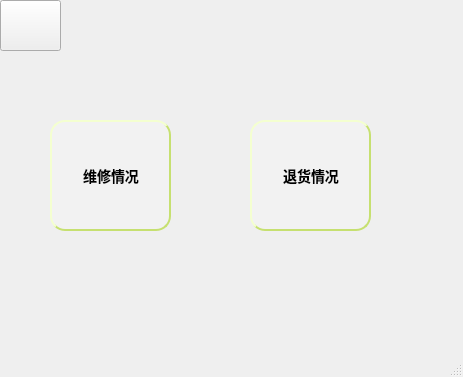
<?xml version="1.0" encoding="UTF-8"?>
<ui version="4.0">
 <class>MainWindow11</class>
 <widget class="QMainWindow" name="MainWindow11">
  <property name="geometry">
   <rect>
    <x>0</x>
    <y>0</y>
    <width>463</width>
    <height>377</height>
   </rect>
  </property>
  <property name="windowTitle">
   <string>MainWindow</string>
  </property>
  <property name="styleSheet">
   <string notr="true">
 background-color: qlineargradient(x1:0, y1:0, x2:1, y2:1,
stop:0 #ffffff,stop:1 #ffffff);</string>
  </property>
  <widget class="QWidget" name="centralwidget">
   <widget class="QPushButton" name="pushButton">
    <property name="geometry">
     <rect>
      <x>250</x>
      <y>120</y>
      <width>121</width>
      <height>111</height>
     </rect>
    </property>
    <property name="styleSheet">
     <string notr="true">QPushButton:hover {
background-color: #91c46c;

}

QPushButton {
background-color: #ffffff;
color: #ffffff;
color: black;
                    /* 文字颜色 */
background-color: #f2f2f2;       /* 背景色 */
border-style: outset;            /* 边框风格 */
border-width: 2px;               /* 边框宽度 */
border-radius: 5px;              /* 边框圆角 */
border-color: #c6e070;           /* 边框颜色 */
font: bold 14px;                 /* 字体 */
min-width: 2em;                  /* 控件最小宽度 */
min-height: 2px;                 /* 控件最小高度 */
font-family: 宋体;            /* 字库 */
padding: 5px;                    /* 内边距 */
padding-left:6px;                /* 文字横向偏移 */
padding-top:6px;                 /* 文字纵向偏移 */
border-radius:15px
}
QPushButton:pressed {
background-color: #287d7d;
}
</string>
    </property>
    <property name="text">
     <string>退货情况</string>
    </property>
   </widget>
   <widget class="QPushButton" name="pushButton_2">
    <property name="geometry">
     <rect>
      <x>50</x>
      <y>120</y>
      <width>121</width>
      <height>111</height>
     </rect>
    </property>
    <property name="styleSheet">
     <string notr="true">QPushButton:hover {
background-color: #91c46c;

}

QPushButton {
background-color: #ffffff;
color: #ffffff;
color: black;
                    /* 文字颜色 */
background-color: #f2f2f2;       /* 背景色 */
border-style: outset;            /* 边框风格 */
border-width: 2px;               /* 边框宽度 */
border-radius: 5px;              /* 边框圆角 */
border-color: #c6e070;           /* 边框颜色 */
font: bold 14px;                 /* 字体 */
min-width: 2em;                  /* 控件最小宽度 */
min-height: 2px;                 /* 控件最小高度 */
font-family: 宋体;            /* 字库 */
padding: 5px;                    /* 内边距 */
padding-left:6px;                /* 文字横向偏移 */
padding-top:6px;                 /* 文字纵向偏移 */
border-radius:15px
}
QPushButton:pressed {
background-color: #287d7d;
}
</string>
    </property>
    <property name="text">
     <string>维修情况</string>
    </property>
   </widget>
   <widget class="QLabel" name="label_5">
    <property name="geometry">
     <rect>
      <x>350</x>
      <y>300</y>
      <width>61</width>
      <height>31</height>
     </rect>
    </property>
    <property name="styleSheet">
     <string notr="true">
 background-color: qlineargradient(x1:0, y1:0, x2:1, y2:1,
stop:0 #1c344c,stop:1#1c344c);
 </string>
    </property>
    <property name="text">
     <string/>
    </property>
   </widget>
   <widget class="QLabel" name="label_4">
    <property name="geometry">
     <rect>
      <x>280</x>
      <y>300</y>
      <width>71</width>
      <height>31</height>
     </rect>
    </property>
    <property name="styleSheet">
     <string notr="true">
 background-color: qlineargradient(x1:0, y1:0, x2:1, y2:1,
stop:0 #91c46c,stop:1#91c46c);
 </string>
    </property>
    <property name="text">
     <string/>
    </property>
   </widget>
   <widget class="QLabel" name="label_6">
    <property name="geometry">
     <rect>
      <x>410</x>
      <y>300</y>
      <width>54</width>
      <height>31</height>
     </rect>
    </property>
    <property name="styleSheet">
     <string notr="true">
 background-color: qlineargradient(x1:0, y1:0, x2:1, y2:1,
stop:0 #287d7d,stop:1#287d7d);
 </string>
    </property>
    <property name="text">
     <string/>
    </property>
   </widget>
   <widget class="QLabel" name="label_2">
    <property name="geometry">
     <rect>
      <x>-10</x>
      <y>300</y>
      <width>191</width>
      <height>31</height>
     </rect>
    </property>
    <property name="styleSheet">
     <string notr="true">
 background-color: qlineargradient(x1:0, y1:0, x2:1, y2:1,
stop:0 #f2f2f2,stop:1 #f2f2f2);
 </string>
    </property>
    <property name="text">
     <string/>
    </property>
   </widget>
   <widget class="QLabel" name="label_3">
    <property name="geometry">
     <rect>
      <x>180</x>
      <y>300</y>
      <width>101</width>
      <height>31</height>
     </rect>
    </property>
    <property name="styleSheet">
     <string notr="true">
 background-color: qlineargradient(x1:0, y1:0, x2:1, y2:1,
stop:0 #c6e070,stop:1#c6e070);
 </string>
    </property>
    <property name="text">
     <string/>
    </property>
   </widget>
   <widget class="QPushButton" name="pushButton_3">
    <property name="geometry">
     <rect>
      <x>0</x>
      <y>0</y>
      <width>61</width>
      <height>51</height>
     </rect>
    </property>
    <property name="styleSheet">
     <string notr="true">QPushButton{
border-image: url(:/image/01/pic/10.png);


 background-color: qlineargradient(x1:0, y1:0, x2:1, y2:1,
stop:0 #91c46c,stop:1#91c46c);
 
}
QPushButton:pressed {
background-color: #287d7d;
}

 </string>
    </property>
    <property name="text">
     <string/>
    </property>
   </widget>
   <widget class="QLabel" name="label">
    <property name="geometry">
     <rect>
      <x>60</x>
      <y>0</y>
      <width>411</width>
      <height>51</height>
     </rect>
    </property>
    <property name="styleSheet">
     <string notr="true">
 background-color: qlineargradient(x1:0, y1:0, x2:1, y2:1,
stop:0 #91c46c,stop:1#91c46c);
 
color: white; </string>
    </property>
    <property name="text">
     <string/>
    </property>
   </widget>
  </widget>
  <widget class="QMenuBar" name="menubar">
   <property name="geometry">
    <rect>
     <x>0</x>
     <y>0</y>
     <width>463</width>
     <height>23</height>
    </rect>
   </property>
  </widget>
  <widget class="QStatusBar" name="statusbar"/>
 </widget>
 <resources/>
 <connections/>
</ui>
